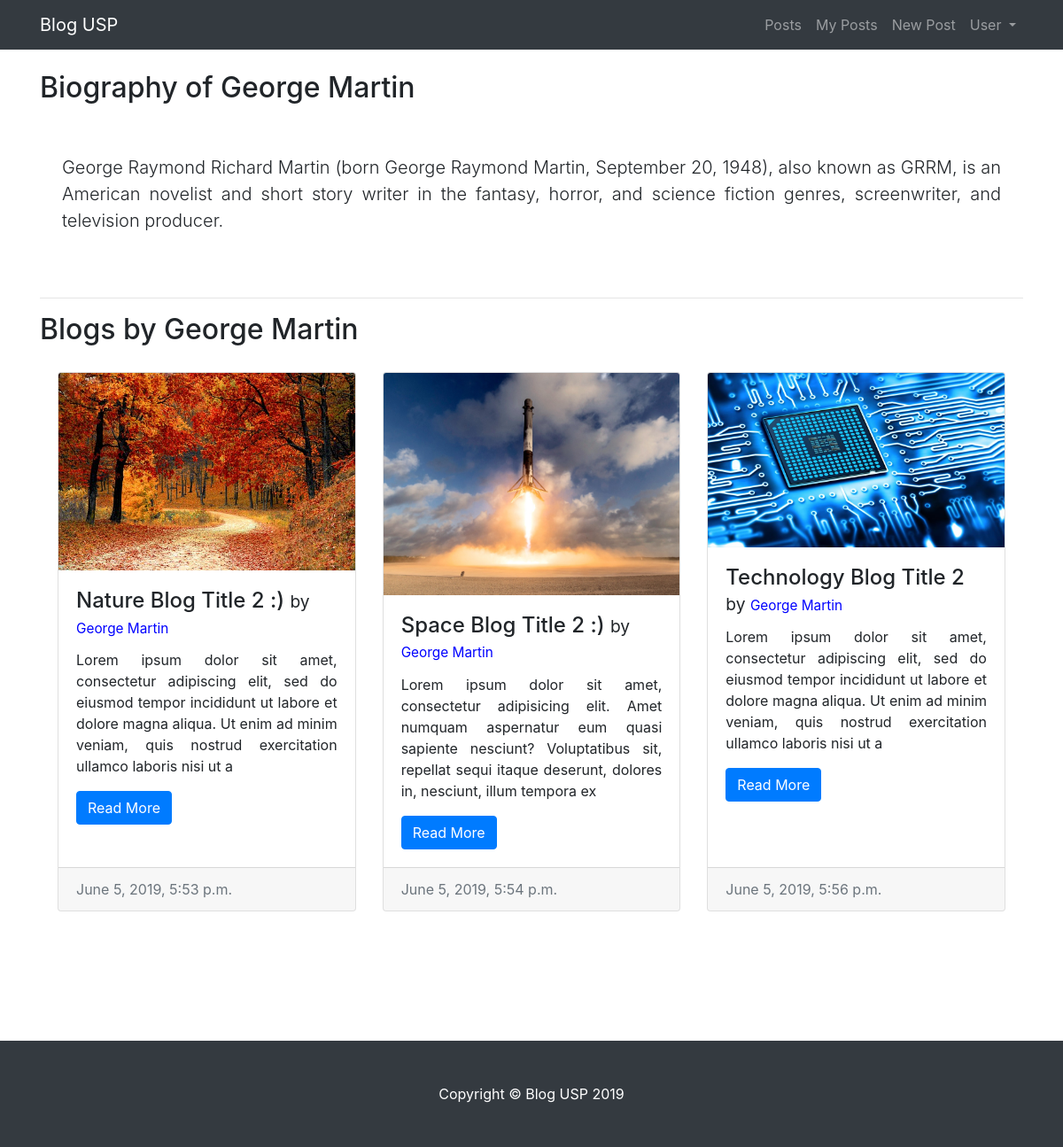
The page /blog/author/6 on the database its author committed.
### blog/models.py (models this page shows, shortened)
class Author(models.Model):
    user = models.ForeignKey(User, on_delete=models.CASCADE)
    first_name = models.CharField('First Name', max_length=50, help_text = 'Enter your First Name')
    last_name = models.CharField('Last Name', max_length=50, help_text = 'Enter your Last Name')
    biography = models.TextField('Biography', max_length=300, help_text = 'Enter your Biography', null=True, blank=True)
    class Meta:
        verbose_name = "Author"
        verbose_name_plural = "Authors"

class Blog(models.Model):
    blog_title = models.CharField('Blog Title', max_length=50, help_text = "Enter your Blog Title")
    blog_text = models.TextField('Blog Text', help_text = "Enter your Blog Text")
    blog_summary = models.CharField('Blog Summary', max_length=200, help_text = 'Enter your Blog Summary', null=True, blank=True)
    blog_theme = models.ForeignKey('Theme', null=True, on_delete=models.SET_NULL, help_text = "Enter your Blog Theme")
    blog_date = models.DateTimeField('Blog Date', auto_now_add = True)
    author = models.ForeignKey('Author', on_delete=models.CASCADE)
    class Meta:
        verbose_name = "Blog"
        verbose_name_plural = "Blogs"
        ordering = ['blog_theme','-blog_date']
    def get_absolute_url(self):
        return reverse("blog-detail", args=[str(self.id)])

### blog/views.py (the view)
# urls.py: path('author/<int:primaryKey>', views.author, name='author-detail'),
def author(request, primaryKey):
    author = Author.objects.get(pk=primaryKey)
    blogs = Blog.objects.filter(author__last_name__iexact=author.last_name)
    context = {
        'author': author,
        'blogs': blogs,
    }
    return render(request, 'author_detail.html', context=context)

### blog/models.py (called while the page is built)
    def __str__(self):
        return f'{self.theme}'

### blog/templates/author_detail.html (shortened to what this page needs)
{% extends "generic.html" %}
{% block content %}
<div class="container">
        <h2 class="mt-4 mb-3">Biography of {{ author.first_name }} {{author.last_name}} </h2>
        <div class="row">
            <div id="post_contents">
                <p class="lead" style="padding: 40px;">{{ author.biography }} </p>
            </div>
        </div>
        <hr>
        <h2>Blogs by {{author.first_name}} {{author.last_name}}</h2>
        <div class="row" style="padding: 20px;">
                {% for blog in blogs %}
                <div class="col-lg-4 col-sm-6 portfolio-item">
                        <div class="card h-100">
                            {% if blog.blog_theme|stringformat:"s" == "Nature" %}
                                {% load static %}
                                <img class="card-img-top" src="{% static 'images/nature.jpg' %}" alt="Nature Image">
                            {% elif blog.blog_theme|stringformat:"s" == "Technology" %}
                                {% load static %}
                                <img class="card-img-top" src="{% static 'images/tech.jpg' %}" alt="Tech Image">
                            {% elif blog.blog_theme|stringformat:"s" == "Space" %}
                                {% load static %}
                                <img class="card-img-top" src="{% static 'images/rocket.jpg' %}" alt="Space Image">
                            {% else %}
                                {% load static %}
                            {% endif %}
                            <div class="card-body">
                                <h4 class="card-title">
                                    {{ blog.blog_title }}
                                    <small>by
                                        <small style="color:blue;">{{blog.author.first_name}} {{blog.author.last_name}}</small>
                                    </small>
                                </h4>
                                <p class="card-text just"> {{ blog.blog_summary }} </p>
                                <a href="{{ blog.get_absolute_url }}" class="btn btn-primary">Read More</a>
                            </div>
                            <div class="card-footer text-muted">
                                {{ blog.blog_date }}
                            </div>
                        </div>
                </div>
                {% endfor %}
        </div>
    </div>
{% endblock %}%}

### blog/static/css/login.css (style rules this page uses)
:root { --input-padding-x: 1.5rem; --input-padding-y: .75rem; }

### blog/static/css/posts.css (style rules this page uses)
body { padding-top: 56px; }
.portfolio-item { margin-bottom: 30px; }
.just { text-align: justify; }
#post_contents { text-align: justify; }

### rows shown on the page
Author: first_name "George", last_name "Martin", biography "George Raymond Richard Martin (born George Raymond Martin, September 20, 1948), also known as GRRM, is an American novelist and short story writer in the fantasy, horror, and science fiction genres, screenwriter, and television producer."
Blog: blog_title "Nature Blog Title 2 :)", author.first_name "George", author.last_name "Martin", blog_summary "Lorem ipsum dolor sit amet, consectetur adipiscing elit, sed do eiusmod tempor incididunt ut labore et dolore magna aliqua. Ut enim ad minim veniam, quis nostrud exercitation ullamco laboris nisi ut a", blog_date "June 5, 2019, 5:53 p.m."
Blog: blog_title "Space Blog Title 2 :)", author.first_name "George", author.last_name "Martin", blog_summary "Lorem ipsum dolor sit amet, consectetur adipisicing elit. Amet numquam aspernatur eum quasi sapiente nesciunt? Voluptatibus sit, repellat sequi itaque deserunt, dolores in, nesciunt, illum tempora ex", blog_date "June 5, 2019, 5:54 p.m."
Blog: blog_title "Technology Blog Title 2", author.first_name "George", author.last_name "Martin", blog_summary "Lorem ipsum dolor sit amet, consectetur adipiscing elit, sed do eiusmod tempor incididunt ut labore et dolore magna aliqua. Ut enim ad minim veniam, quis nostrud exercitation ullamco laboris nisi ut a", blog_date "June 5, 2019, 5:56 p.m."
